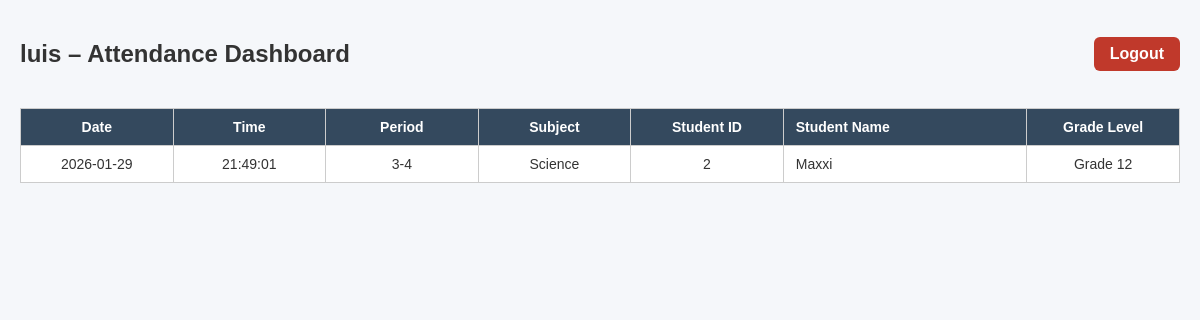
The page /dashboard (signed in) on the database as committed earlier.
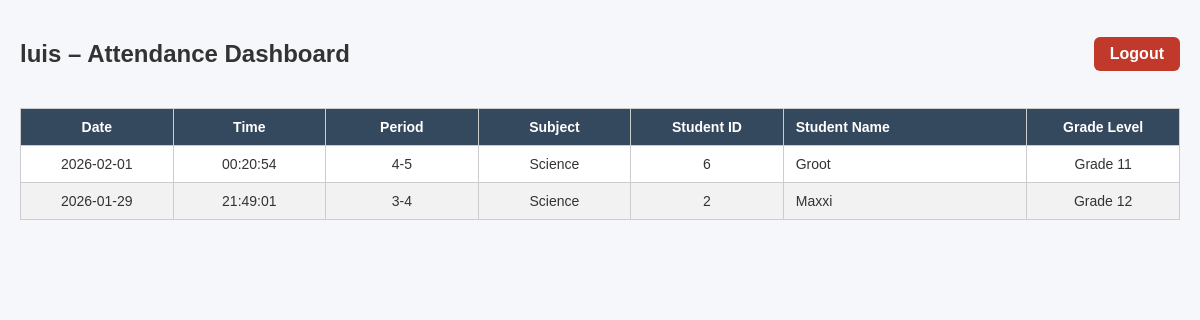
The same page on the database as committed later.
### tables this page shows
CREATE TABLE "attendance_log" (
	"attendance_id"	TEXT UNIQUE,
	"student_id"	INTEGER,
	"teacher_id"	TEXT,
	"class_date"	INTEGER,
	"class_time"	INTEGER,
	"class_period"	TEXT,
	"class_subject"	TEXT,
	"grade_level"	TEXT
);

CREATE TABLE "students" (
	"student_id"	TEXT,
	"full_name"	TEXT
, "grade_level"	TEXT);

### web_dashboard/app.py (the view)
@app.route("/dashboard")
def dashboard():
    if session.get("role") != "Teacher":
        return redirect(url_for("index"))
    teacher_id = session.get("teacher_id")
    records = read_attendance_by_teacher(teacher_id)
    return render_template(
        "dashboard.html",
        records=records,
        teacher=session.get("username")
    )

### web_dashboard/app.py (called while the page is built)
def get_db_connection():
    conn = sqlite3.connect(DB_PATH)
    conn.row_factory = sqlite3.Row
    return conn

def read_attendance_by_teacher(teacher_id):
    conn = get_db_connection()
    cur = conn.cursor()
    cur.execute("""
        SELECT
            a.class_date,
            a.class_time,
            a.class_period,
            a.class_subject,
            s.student_id,
            s.full_name,
            s.grade_level
        FROM attendance_log a
        JOIN students s ON a.student_id = s.student_id
        WHERE a.teacher_id = ?
        ORDER BY a.class_date DESC, a.class_time DESC
    """, (teacher_id,))
    records = cur.fetchall()
    conn.close()
    return records

### web_dashboard/templates/dashboard.html (shortened to what this page needs)
<!DOCTYPE html>
<html lang="en">
<head>
    <link rel="stylesheet" href="{{ url_for('static', filename='styles.css') }}">
</head>
<body>
<div class="dashboard-header">
    <h2>{{ teacher }} – Attendance Dashboard</h2>
    <a class="logout-btn" href="{{ url_for('logout') }}">Logout</a>
</div>
<table>
    <thead>
        <tr>
            <th>Date</th>
            <th>Time</th>
            <th>Period</th>
            <th>Subject</th>
            <th>Student ID</th>
            <th>Student Name</th>
            <th>Grade Level</th>
        </tr>
    </thead>
<tbody>
    {% for record in records %}
    <tr>
        <td>{{ record.class_date }}</td>
        <td>{{ record.class_time }}</td>
        <td>{{ record.class_period }}</td>
        <td>{{ record.class_subject }}</td>
        <td>{{ record.student_id }}</td>
        <td>{{ record.full_name }}</td>
        <td>{{ record.grade_level }}</td>
    </tr>
    {% endfor %}
</tbody>
</table>
</body>
</html>

### web_dashboard/static/styles.css (style rules this page uses)
body { font-family: Arial, Helvetica, sans-serif; background-color: #f5f7fa; margin: 0; padding: 20px; color: #333; }
h2 { text-align: center; margin-bottom: 20px; }
table { width: 100%; border-collapse: collapse; background-color: #ffffff; font-size: 14px; table-layout: fixed; }
th, td { border: 1px solid #ccc; padding: 10px; text-align: center; vertical-align: middle; word-wrap: break-word; overflow-wrap: break-word; }
th:nth-child(1), td:nth-child(1), th:nth-child(2), td:nth-child(2), th:nth-child(3), td:nth-child(3), th:nth-child(4), td:nth-child(4), th:nth-child(5), td:nth-child(5), th:nth-child(7), td:nth-child(7) { width: 15%; }
th:nth-child(6), td:nth-child(6) { width: 25%; text-align: left; padding-left: 12px; }
thead { background-color: #34495e; color: white; }
tbody tr:nth-child(even) { background-color: #f2f2f2; }
.dashboard-header { display: flex; justify-content: space-between; align-items: center; margin-bottom: 20px; }
.logout-btn { padding: 8px 14px; background-color: #e74c3c; color: white; text-decoration: none; border-radius: 5px; font-weight: bold; }
.logout-btn { padding: 8px 16px; background-color: #c0392b; color: white; text-decoration: none; border-radius: 6px; font-weight: bold; }
th:nth-child(7), td:nth-child(7) { width: 15%; }

Rows that differ between the two databases and show on the page:
added attendance_log: class_date "2026-02-01", class_time "00:20:54", class_period "4-5", class_subject "Science", student_id "6", full_name "Groot", grade_level "Grade 11"
